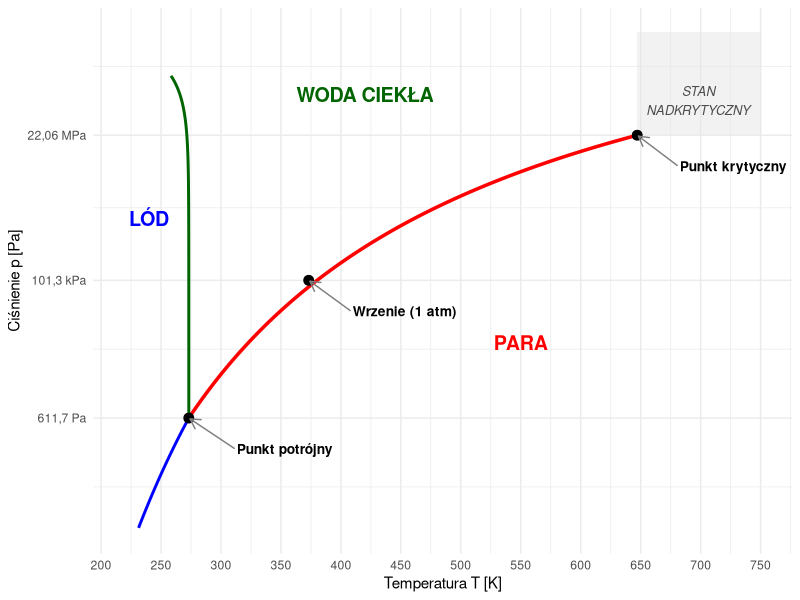
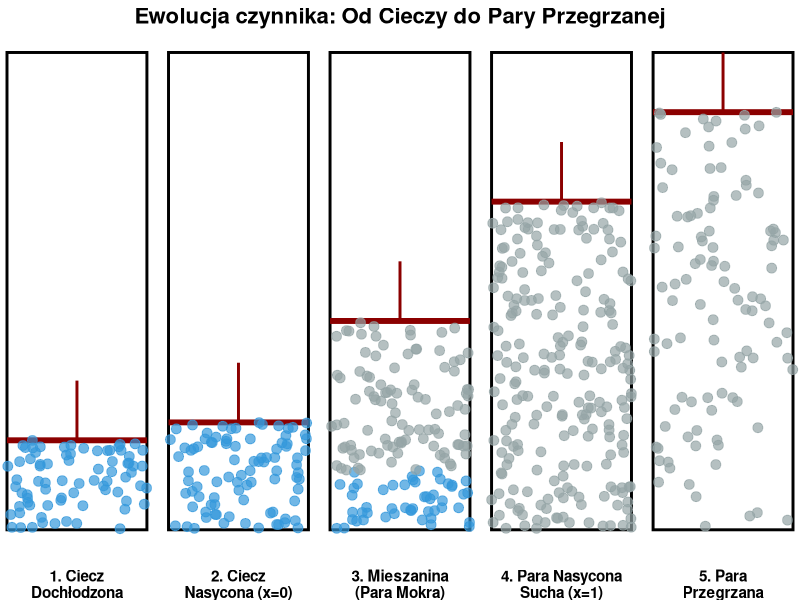
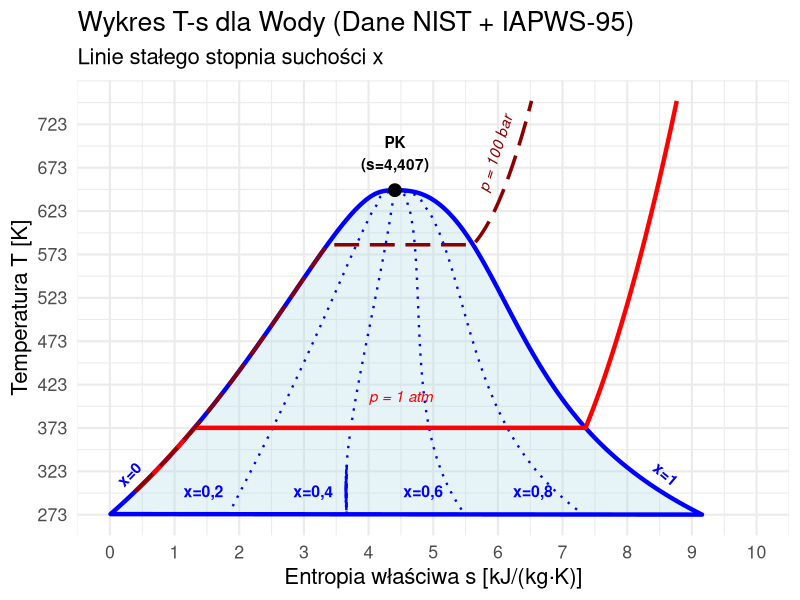

Reproduce these figures in R, in order.
## ---- chunk 1
#| echo: false
#| warning: false
#| message: false
library(ggplot2)
theme_set(theme_minimal(base_size = 18))
options(OutDec = ",") # przecinek dziesiętny na osiach wykresów
## ---- chunk 2
#| echo: false
#| warning: false
#| fig-width: 6
#| fig-height: 6
#| fig-align: center
library(ggplot2)
library(ggrepel)
# 1. Stałe termodynamiczne (SI)
T_tp <- 273.16        # K
P_tp <- 611.657       # Pa
T_c  <- 647.10        # K
P_c  <- 22.064e6      # Pa
P_atm <- 101325       # Pa
# 2. Funkcje krzywych (fizycznie spójne)

# Parowanie: ln(P/P_tp) = A * (1 - T_tp/T)
A_vap <- log(P_c / P_tp) / (1 - T_tp / T_c)
p_vap <- function(temp) P_tp * exp(A_vap * (1 - T_tp / temp))
# Sublimacja
A_sub <- 22.5 
p_sub <- function(temp) P_tp * exp(A_sub * (1 - T_tp / temp))

# Topnienie (anomalia: dT/dp < 0); lód Ih istnieje do ok. 210 MPa
t_melt <- function(pres) T_tp - (7.4e-8 * (pres - P_tp))
# 3. Generowanie danych
df_vap  <- data.frame(T = seq(T_tp, T_c, length.out = 200))
df_vap$P <- p_vap(df_vap$T)
df_sub  <- data.frame(T = seq(220, T_tp, length.out = 100))
df_sub$P <- p_sub(df_sub$T)
p_m_seq <- exp(seq(log(P_tp), log(2e8), length.out = 100))
df_melt <- data.frame(T = t_melt(p_m_seq), P = p_m_seq)
# Punkty charakterystyczne
points <- data.frame(
  T = c(T_tp, T_c, 373.15),
  P = c(P_tp, P_c, P_atm),
  label = c("Punkt potrójny", "Punkt krytyczny", "Wrzenie (1 atm)")
)
 
# 4. Wykres
ggplot() +
  # Obszar nadkrytyczny (tło)
  annotate("rect", xmin = T_c, xmax = 750, ymin = P_c, ymax = 1e9, fill = "grey90", alpha = 0.5) +
  # Linie fazowe
  geom_line(data = df_sub, aes(x = T, y = P), color = "blue", size = 1) +
  geom_line(data = df_vap, aes(x = T, y = P), color = "red", size = 1.2) +
  geom_line(data = df_melt, aes(x = T, y = P), color = "darkgreen", size = 1) +
  # Punkty
  geom_point(data = points, aes(x = T, y = P), size = 3) +
  # Etykiety punktów (W dół i w lewo)
  geom_text_repel(data = points, aes(x = T, y = P, label = label),
                  nudge_x = 80, # Przesunięcie w prawo [K]
                  nudge_y = -0.5, # Przesunięcie w dół (w skali log10)
                  segment.color = "grey50",
                  arrow = arrow(length = unit(0.02, "npc")),
                  fontface = "bold", size = 3.5) +
  # Napisy obszarów (odsunięte od linii)
  annotate("text", x = 240, y = 1e6, label = "LÓD", size = 5, fontface = "bold", color = "blue") +
  annotate("text", x = 420, y = 1e8, label = "WODA CIEKŁA", size = 5, fontface = "bold", color = "darkgreen") +
  annotate("text", x = 550, y = 1e4, label = "PARA", size = 5, fontface = "bold", color = "red") +
  # FLUID NADKRYTYCZNY (tylko w dół względem poprzedniej pozycji)
  annotate("text", x = 698, y = 8e7, label = "STAN\nNADKRYTYCZNY", 
           fontface = "italic", color = "grey30", size = 3.3) +
  # Konfiguracja osi
  scale_y_log10(limits = c(10, 1e9), 
                breaks = c(P_tp, 101325, P_c),
                labels = c("611,7 Pa", "101,3 kPa", "22,06 MPa")) +
  scale_x_continuous(limits = c(220, 750), breaks = seq(200, 800, 50)) +
  labs(
       x = "Temperatura T [K]", y = "Ciśnienie p [Pa]") +
  theme_minimal() +
  theme(plot.title = element_text(face = "bold", size = 14))
## ---- chunk 3
#| fig-align: center
#| fig-height: 4
#| fig-width: 10
#| echo: false
#| warning: false

library(ggplot2)
library(dplyr)

# Tworzenie danych dla 5 stanów
states <- data.frame(
  State = factor(c("1. Ciecz\nDochłodzona", "2. Ciecz\nNasycona (x=0)", 
                   "3. Mieszanina\n(Para Mokra)", "4. Para Nasycona\nSucha (x=1)", 
                   "5. Para\nPrzegrzana"),
                 levels = c("1. Ciecz\nDochłodzona", "2. Ciecz\nNasycona (x=0)", 
                            "3. Mieszanina\n(Para Mokra)", "4. Para Nasycona\nSucha (x=1)", 
                            "5. Para\nPrzegrzana")),
  Piston_Height = c(1.5, 1.8, 3.5, 5.5, 7.0), # Wysokość tłoka
  Water_Level = c(1.5, 1.8, 1.0, 0, 0)        # Poziom cieczy
)

# Funkcja generująca cząsteczki (kropki) dla każdego stanu
generate_particles <- function(state_idx, n=50) {
  state_name <- levels(states$State)[state_idx]
  h_piston <- states$Piston_Height[state_idx]
  h_water <- states$Water_Level[state_idx]
  
  points <- data.frame()
  
  # Cząsteczki Wody (Niebieskie, gęsto upakowane na dole)
  if (h_water > 0) {
    water_pts <- data.frame(
      x = runif(n * h_water, 0, 1),
      y = runif(n * h_water, 0, h_water),
      type = "Ciecz",
      State = state_name
    )
    points <- rbind(points, water_pts)
  }
  
  # Cząsteczki Pary (Szare, rzadkie, powyżej wody)
  if (h_piston > h_water) {
    # Im wyższy stan, tym rzadsze cząsteczki (rozszerzalność)
    density_factor <- if(state_idx == 5) 0.3 else 0.8 
    
    vapor_pts <- data.frame(
      x = runif(n * (h_piston - h_water) * density_factor, 0, 1),
      y = runif(n * (h_piston - h_water) * density_factor, h_water, h_piston),
      type = "Para",
      State = state_name
    )
    points <- rbind(points, vapor_pts)
  }
  return(points)
}

all_particles <- do.call(rbind, lapply(1:5, generate_particles))

# Rysowanie
ggplot() +
  # --- ŚCIANKI CYLINDRA ---
  geom_rect(data = states, aes(xmin = 0, xmax = 1, ymin = 0, ymax = 8), 
            fill = NA, color = "black", size = 1) +
  
  # --- TŁOK (Linia pozioma) ---
  geom_segment(data = states, aes(x = 0, xend = 1, y = Piston_Height, yend = Piston_Height),
               size = 2, color = "darkred") +
  # Trzpień tłoka
  geom_segment(data = states, aes(x = 0.5, xend = 0.5, y = Piston_Height, yend = Piston_Height + 1),
               size = 1, color = "darkred") +
  
  # --- CZĄSTECZKI ---
  geom_point(data = all_particles, aes(x = x, y = y, color = type), size = 3, alpha = 0.7) +
  
  # --- FORMATOWANIE ---
  facet_wrap(~State, nrow = 1, strip.position = "bottom") +
  scale_color_manual(values = c("Ciecz" = "#3498db", "Para" = "#95a5a6")) +
  theme_void() +
  theme(
    strip.text = element_text(size = 11, face = "bold", margin = margin(t = 10)),
    legend.position = "none",
    plot.title = element_text(hjust = 0.5, face = "bold", size = 16)
  ) +
  labs(title = "Ewolucja czynnika: Od Cieczy do Pary Przegrzanej")
## ---- chunk 4
#| label: steam-dome
#| echo: false
#| fig-width: 12
#| fig-height: 9

library(ggplot2)

# Poprawne dane NIST (T [K], s_l, s_v)
# Tc = 647.1 K, sc = 4.412 kJ/kgK
nist_dense <- data.frame(
    T = c(
        0.01, 10.01, 20.01, 30.01, 40.01, 50.01, 60.01, 70.01, 80.01, 90.01, 100.01, 110.01,
        120.01, 130.01, 140.01, 150.01, 160.01, 170.01, 180.01, 190.01, 200.01, 210.01, 220.01,
        230.01, 240.01, 250.01, 260.01, 270.01, 280.01, 290.01, 300.01, 310.01, 320.01, 330.01,
        340.01, 350.01, 360.01, 370.01, 373.946
    ) + 273.15,
    s_l = c(
        -2.95E-13,
        0.15123,
        0.29663,
        0.43689,
        0.57254,
        0.70394,
        0.83142,
        0.95525,
        1.0757,
        1.193,
        1.3073,
        1.4189,
        1.528,
        1.6348,
        1.7393,
        1.8419,
        1.9427,
        2.0418,
        2.1393,
        2.2356,
        2.3306,
        2.4246,
        2.5178,
        2.6102,
        2.7021,
        2.7936,
        2.885,
        2.9766,
        3.0686,
        3.1613,
        3.2553,
        3.3511,
        3.4495,
        3.5519,
        3.6602,
        3.7785,
        3.9168,
        4.1114,
        4.407
    ),
    s_v = c(
        9.1555,
        8.8995,
        8.6658,
        8.4518,
        8.2554,
        8.0747,
        7.908,
        7.7539,
        7.6109,
        7.478,
        7.354,
        7.238,
        7.129,
        7.0263,
        6.9292,
        6.837,
        6.749,
        6.6649,
        6.584,
        6.5058,
        6.4301,
        6.3562,
        6.2839,
        6.2127,
        6.1422,
        6.072,
        6.0015,
        5.9303,
        5.8578,
        5.7833,
        5.7058,
        5.6243,
        5.5371,
        5.4421,
        5.3355,
        5.2109,
        5.0534,
        4.8008,
        4.407
    )
)

# Punkt Krytyczny
Tc <- 647.096
sc <- 4.407

# --- KOREKTA "UGIĘCIA" WIERZCHOŁKA ---
df_all <- data.frame(
    s = c(nist_dense$s_l, rev(nist_dense$s_v)),
    T = c(nist_dense$T, rev(nist_dense$T))
)
df_all <- df_all[order(df_all$s), ]

# Interpolacja splajnem T(s)
spline_dome <- spline(df_all$s, df_all$T, n = 1000)
df_dome <- data.frame(s = spline_dome$x, T = spline_dome$y)
df_dome$T[df_dome$T > Tc] <- Tc

# --- LINIE SUCHOSCI (x = 0.2, 0.4, 0.6, 0.8) ---
qualities <- c(0.2, 0.4, 0.6, 0.8)
df_quality_lines <- data.frame()
df_quality_labels <- data.frame()

for (x_val in qualities) {
    # Obliczamy s_x dla każdej temperatury z danych nist_dense
    s_x_vals <- nist_dense$s_l + x_val * (nist_dense$s_v - nist_dense$s_l)

    # Interpolacja gładka dla linii x
    spline_x <- spline(nist_dense$T, s_x_vals, xout = seq(min(nist_dense$T), Tc, length.out = 200))

    tmp_df <- data.frame(
        T = spline_x$x,
        s = spline_x$y,
        label = paste0("x=", format(x_val))
    )
    df_quality_lines <- rbind(df_quality_lines, tmp_df)

    # Pozycja etykiety (tuż nad osią s, np. T=290K)
    T_lbl <- 290
    s_lbl <- approx(nist_dense$T, s_x_vals, xout = T_lbl)$y

    df_quality_labels <- rbind(df_quality_labels, data.frame(
        x = s_lbl,
        y = T_lbl + 10, # Lekko nad punktem
        label = paste0("x=", format(x_val))
    ))
}


# --- Izobara 1 bar ---
spline_liq_T <- spline(nist_dense$T, nist_dense$s_l, xout = seq(300, 373.15, length.out = 50))
iso_1_liq <- data.frame(T = spline_liq_T$x, s = spline_liq_T$y)
iso_1_sat <- data.frame(T = c(373.15, 373.15), s = c(1.307, 7.354))
# Para przegrzana: s(T) wg IAPWS-95 (CoolProp), p = 1,01325 bar
T_sup <- c(373.15, 400, 450, 500, 550, 600, 650, 700, 750)
s_sup <- c(7.3544, 7.4962, 7.7303, 7.9386, 8.1283, 8.3035, 8.4669, 8.6203, 8.7654)
sp_sup <- spline(T_sup, s_sup, n = 50, method = "hyman")
iso_1_sup <- data.frame(T = sp_sup$x, s = sp_sup$y)
df_iso_1 <- rbind(iso_1_liq, iso_1_sat, iso_1_sup)

# --- Izobara 100 bar ---
T_sat_100 <- 584.15
sl_100 <- approx(nist_dense$T, nist_dense$s_l, xout = T_sat_100)$y
sv_100 <- approx(nist_dense$T, nist_dense$s_v, xout = T_sat_100)$y

iso_100_liq <- data.frame(T = seq(300, T_sat_100, length.out = 100))
iso_100_liq$s <- approx(df_all$T[df_all$s < sc], df_all$s[df_all$s < sc], xout = iso_100_liq$T)$y

iso_100_sat <- data.frame(T = c(T_sat_100, T_sat_100), s = c(sl_100, sv_100))
# Para przegrzana: s(T) wg IAPWS-95 (CoolProp), p = 100 bar
T_sup_100 <- c(584.15, 590, 600, 615, 630, 650, 675, 700, 725, 750)
s_sup_100 <- c(5.6160, 5.6817, 5.7756, 5.8913, 5.9887, 6.1009, 6.2225, 6.3305, 6.4289, 6.5200)
sp_sup_100 <- spline(T_sup_100, s_sup_100, n = 50, method = "hyman")
iso_100_sup <- data.frame(T = sp_sup_100$x, s = sp_sup_100$y)
df_iso_100 <- rbind(iso_100_liq, iso_100_sat, iso_100_sup)

ggplot() +
    # Wielokąt Kopuły
    geom_polygon(data = df_dome, aes(x = s, y = T), fill = "lightblue", alpha = 0.3, color = "blue", size = 1.5) +

    # Linie suchości
    geom_line(data = df_quality_lines, aes(x = s, y = T, group = label), color = "blue", linetype = "dotted", size = 0.8) +
    # Etykiety x (przy osi)
    geom_text(data = df_quality_labels, aes(x = x - 0.5, y = y, label = label), color = "blue", size = 4, fontface = "bold") +

    # Izobary
    geom_line(data = df_iso_1, aes(x = s, y = T), color = "red", size = 1.5) +
    annotate("text", x = 4.5, y = 410, label = "p = 1 atm", color = "red", fontface = "italic") +
    geom_line(data = df_iso_100, aes(x = s, y = T), color = "darkred", size = 1.2, linetype = "longdash") +
    annotate("text", x = 5.95, y = 690, label = "p = 100 bar", color = "darkred", fontface = "italic", angle = 72) +

    # Punkt Krytyczny
    annotate("point", x = sc, y = Tc, color = "black", size = 4) +
    annotate("text", x = sc, y = 690, label = paste0("PK\n(s=", format(round(sc, 3)), ")"), fontface = "bold") +

    # x=0 / x=1
    annotate("text", x = 0.3, y = 320, label = "x=0", color = "blue", fontface = "bold", angle = 46) +
    annotate("text", x = 8.6, y = 320, label = "x=1", color = "blue", fontface = "bold", angle = -40) +
    scale_x_continuous(limits = c(0, 10), breaks = seq(0, 10, 1)) +
    scale_y_continuous(limits = c(273, 750), breaks = seq(273, 750, 50)) +
    theme_minimal(base_size = 16) +
    labs(
        x = "Entropia właściwa s [kJ/(kg·K)]", y = "Temperatura T [K]",
        title = "Wykres T-s dla Wody (Dane NIST + IAPWS-95)",
        subtitle = "Linie stałego stopnia suchości x"
    )
